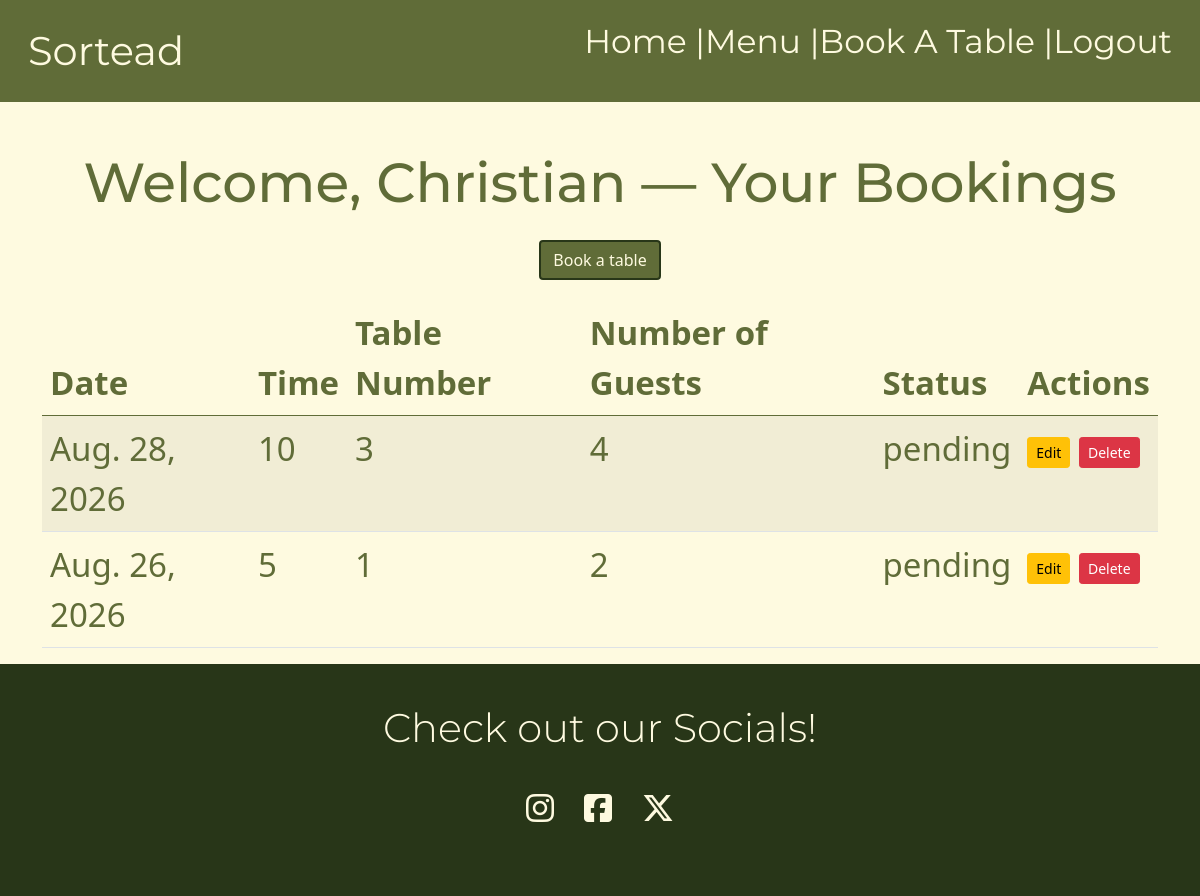
The page /booking/view_bookings (signed in) on the database as committed earlier.
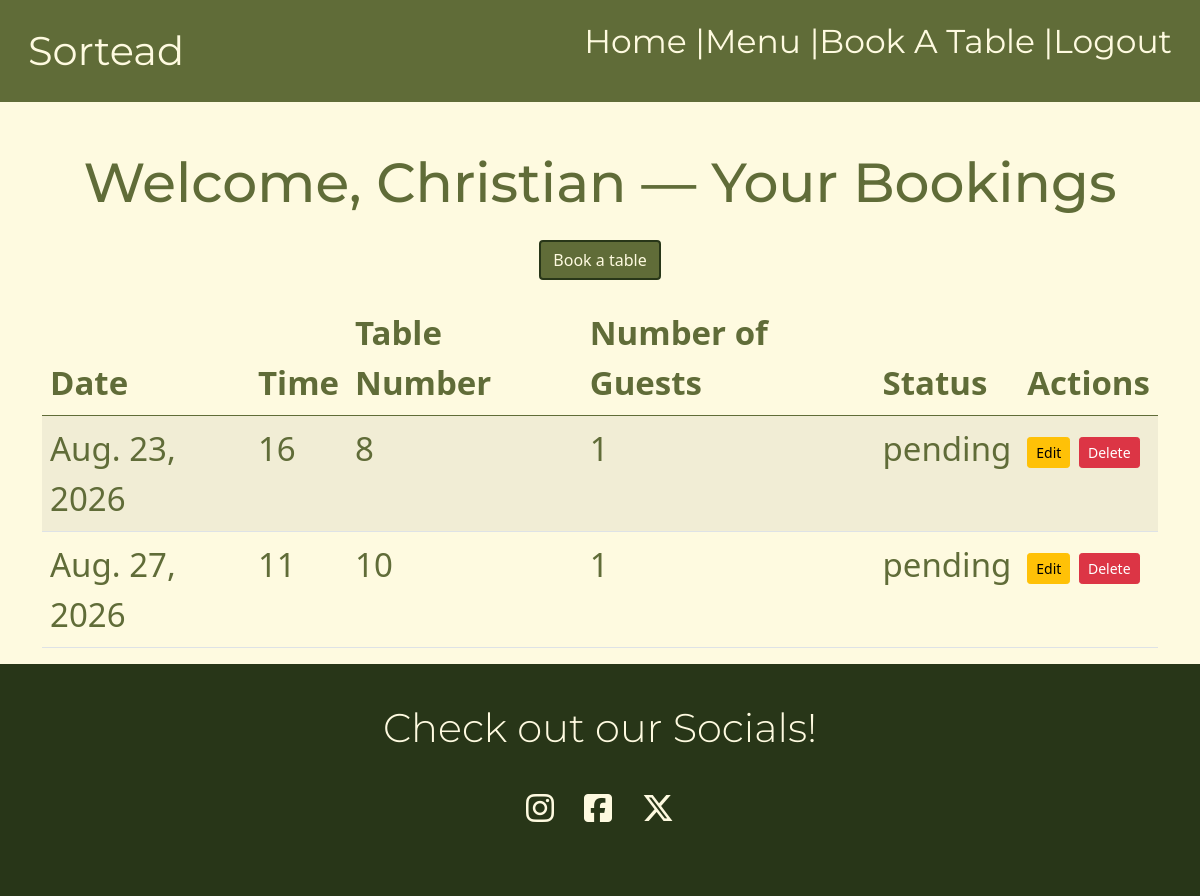
The same page on the database as committed later.
### booking/models.py (models this page shows, shortened)
class Booking(models.Model):
    STATUS_CHOICES = [
        ('pending', 'Pending'),
        ('confirmed', 'Confirmed'),
        ('rejected', 'Rejected'),
        ('cancelled', 'Cancelled'),
    ]
    TIME_CHOICES = [
        (1, '07:00'),
        (2, '08:00'),
        (3, '09:00'),
        (4, '10:00'),
        (5, '11:00'),
        (6, '12:00'),
        (7, '13:00'),
        (8, '14:00'),
        (9, '15:00'),
        (10, '16:00'),
        (11, '17:00'),
        (12, '18:00'),
        (13, '19:00'),
        (14, '20:00'),
        (15, '21:00'),
        (16, '22:00'),
    ]
    user = models.ForeignKey(
        User, on_delete=models.CASCADE, related_name='bookings')
    table = models.OneToOneField(
        'Table', on_delete=models.CASCADE, null=True, blank=True)
    date = models.DateField(null=True)
    time = models.IntegerField(null=True, choices=TIME_CHOICES)
    number_of_guests = models.PositiveIntegerField(default=1,
                                                   validators=[
                                                       MinValueValidator(1),
                                                       MaxValueValidator(24)])
    status = models.CharField(
        max_length=10, choices=STATUS_CHOICES, default='pending')
    special_requests = models.TextField(blank=True)

class Table(models.Model):
    table_number = models.CharField(max_length=10, unique=True)

### booking/views.py (the view)
# urls.py: path('view_bookings', views.view_bookings, name="view_bookings"),
@login_required(login_url="/users/login/")
def view_bookings(request):
    booking = Booking.objects.filter(user=request.user)
    return render(request, 'bookings/booking_list.html', {'bookings': booking})

### booking/templates/bookings/booking_list.html (shortened to what this page needs)
{% extends 'layout.html'%}
{% load static %}
{% block content %}
<div class="container mt-5">
  <h2 class="text-center text-md-left mb-4">
    Welcome, {{ user.first_name|default:user.username }} — Your Bookings
  </h2>
<div class="text-center mb-3">
    <form  action="/booking" method="get">
        <button class="btn custom-button-outline d-block mx-auto"> Book a table </button>
    </form>
</div>
  {% if bookings %}
    <div class="table-responsive">
      <table class="table table-striped table-hover">
        <thead class="thead-dark">
          <tr>
            <th>Date</th>
            <th>Time</th>
            <th>Table Number</th>
            <th>Number of Guests</th>
            <th>Status</th>
            <th>Actions</th>
          </tr>
        </thead>
        <tbody>
          {% for booking in bookings %}
            <tr>
              <td>{{ booking.date }}</td>
              <td>{{ booking.time }}</td>
              <td>{% if booking.table %}{{ booking.table.table_number }}{% else %}N/A{% endif %}</td>
              <td>{{ booking.number_of_guests }}</td>
              <td>{{ booking.status }}</td>
              <td>
                <a href="{% url 'update_booking' booking_id=booking.id %}" class="btn btn-warning btn-sm">Edit</a>
                <a href="{% url 'delete_booking' booking_id=booking.id %}" class="btn btn-danger btn-sm">Delete</a>
              </td>
            </tr>
          {% endfor %}
        </tbody>
      </table>
    </div>
  {% else %}
    <div class="text-center py-5">
      <h3 class="mb-3">You do not have any bookings yet</h3>
      <p class="mb-4">Ready to reserve a table?</p>
      <button class="btn custom-button-outline d-block mx-auto">  <a href="/booking">Create booking</a> </button>
    </div>
  {% endif %}
</div>
{% endblock %}

### sorteadproject/templates/layout.html (shortened to what this page needs)
<!DOCTYPE html>
{% load static %}
<html lang="en">
<head>
     <link href="https://cdn.jsdelivr.net/npm/bootstrap@5.0.2/dist/css/bootstrap.min.css"
     rel="stylesheet">
     <link rel="stylesheet" href="https://cdn.jsdelivr.net/npm/bootstrap-icons@1.13.1/font/bootstrap-icons.min.css">
    <link rel="stylesheet" href="{% static  'css/style.css' %}">
</head>
<body>
    <nav class="navbar navbar-expand-lg">
      <div class="container-fluid">
            <a href="/" class="fs-1" >Sortead</a>
        <div id="navbarNav" class="collapse navbar-collapse">
          <ul class="navbar-nav ms-auto">
            <li class=""><a href="/" aria-label='Home'>Home</a> |</li>
            <li class=""><a href="/#menu" aria-label='Menu'>Menu</a> |</li>
            <li class=""><a href="/booking" aria-label='Book A Table'>Book A Table |</a> </li>
            {% if request.user.is_authenticated %}
            <li>
              <form  class="logout" action="{% url 'users:logout' %}" method="post">
                  <button class="logout-button" aria-label="User Logout" title="User Logout">Logout</button>
              </form>
            </li>
            {% else %}
            <li class=""><a href="{% url 'users:register' %}" aria-label='User Registration'>Sign Up</a> |</li>
            <li class=""><a href="{% url 'users:login' %}" aria-label='User Login'>Login</a> |</li>
            {% endif %}
          </ul>
        </div>
      </div>
    </nav>
    <main>
        {% block content %}
        {% endblock %}
    </main>
    <footer id="contact" class="mt-auto">
      <div class="container section">
        <div class="row justify-content-center">
          <div class="col-12 text-center">
            <h2 class="display-6">Check out our Socials!</h2>
          </div>
          <div class="social-links d-flex justify-content-center my-4">
            <a
              href="https://www.instagram.com"
              target="_blank"
              aria-label="Visit our instagram page (opens in a new tab)"
              rel="noopener"
              ><i class="fa-brands fa-instagram"></i
            ></a>
            <a
              href="https://www.facebook.com"
              target="_blank"
              aria-label="Visit our facebook page (opens in a new tab)"
              rel="noopener"
              ><i class="fa-brands fa-square-facebook"></i
            ></a>
            <a
              href="https://www.twitter.com"
              target="_blank"
              aria-label="Visit our X page (opens in a new tab)"
              rel="noopener"
              ><i class="fa-brands fa-x-twitter"></i
            ></a>
          </div>
        </div>
      </div>
    </footer>
</body>
</html>

### sorteadproject/static/css/style.css (style rules this page uses)
:root { --primary-font: "Inter", sans-serif; --secondary-font: "Montserrat", cursive; --Olive: #606c38; --Forest: #283618; --cornsilk: #fefae0; --Clay: #DDA15E; --Copper: #BC6C25; }
* { margin: 0; padding: 0; box-sizing: border-box; }
body { min-height: 100vh; display: flex; font-size: 2rem; background-color: var(--cornsilk); color: var(--Olive); flex-flow: column; }
.section { padding-top: 40px; padding-bottom: 40px; }
nav { padding: 1rem; background-color: var(--Olive); font-family: var(--secondary-font); color: var(--cornsilk); align-items: center; clear: both; line-height: 2; }
nav a, nav i { color: var(--cornsilk); }
a { text-decoration: none; color: var(--Copper); }
main { flex-grow: 1; display: grid; place-content: center; }
h1, h2, p { text-align: center; }
h1, h2 { font-family: var(--secondary-font); font-size: 5vw; }
.logout-button { background: none; color: inherit; border: none; padding: 0; font: inherit; cursor: pointer; outline: inherit; }
.custom-button-outline { border: 2px solid var(--Forest); background-color: var(--Olive); color: var(--cornsilk); }
#contact { background-color: var(--Forest); color: var(--cornsilk); }
#contact h2 { font-family: var(--secondary-font); }
#contact .social-links i { color: var(--cornsilk); font-size: 2rem; margin-right: 15px; margin-left: 15px; }
ul > li, li > form > button { font-size: 2.2vw; }
form { flex-direction: column; align-items: center; justify-content: flex-end; font-size: 2.2vw; }
table { flex-direction: column; align-items: center; justify-content: flex-end; font-size: 2.2vw; }
th { color: var(--Olive); }
tr, td { color: var(--Olive); }
@media only screen and (min-width: 768px) { form, table { margin-bottom: 20px; } }
@media only screen and (min-width: 992px) { h1, h2 { font-size: 47px; } }
@media screen and (min-width: 1200px) { h1, h2 { font-size: 55px; } }
@media screen and (min-width: 1200px) { ul > li, li > form > button { font-size: 33px; } }
@media screen and (min-width: 1200px) { form, table { font-size: 33px; } }

Rows that differ between the two databases and show on the page:
removed Booking: date "Aug. 28, 2026", time "10", table.table_number "3", number_of_guests "4", status "pending"
removed Booking: date "Aug. 26, 2026", time "5", table.table_number "1", number_of_guests "2", status "pending"
added Booking: date "Aug. 23, 2026", time "16", table.table_number "8", number_of_guests "1", status "pending"
added Booking: date "Aug. 27, 2026", time "11", table.table_number "10", number_of_guests "1", status "pending"
